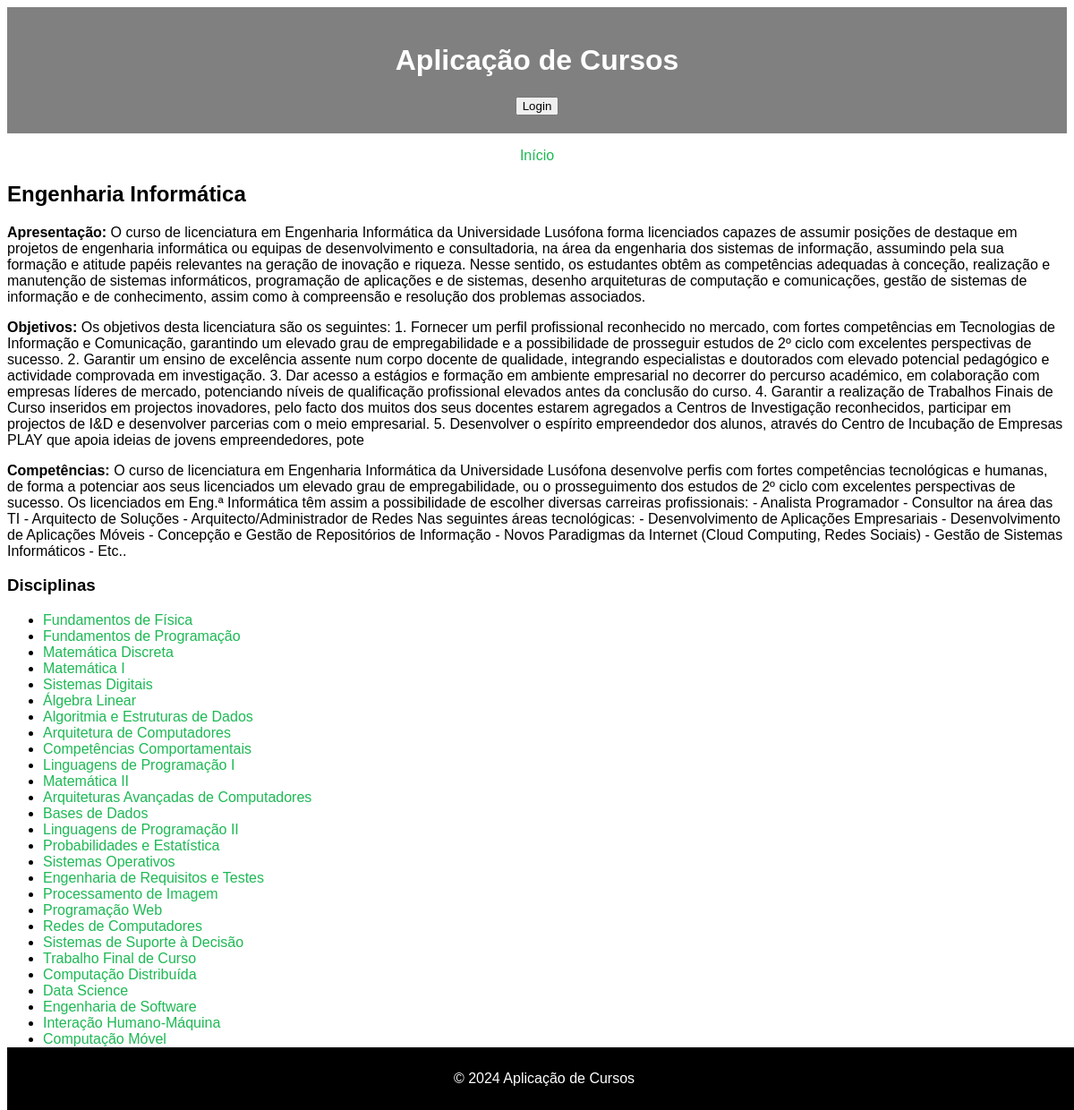
Page /appCursos/cursos/1/ on the committed database.
### appCursos/models.py (models this page shows, shortened)
class Curso(models.Model):
    nome = models.CharField(max_length=100)
    apresentacao = models.TextField()
    objetivos = models.TextField()
    competencias = models.TextField()

class Disciplina(models.Model):
    nome = models.CharField(max_length=255)
    ano = models.IntegerField()
    semestre = models.CharField(max_length=20)
    ects = models.IntegerField()
    curricular = models.CharField(max_length=20)
    area_cientifica = models.ForeignKey(AreaCientifica, on_delete=models.CASCADE)
    curso = models.ForeignKey(Curso, on_delete=models.CASCADE)

### appCursos/views.py (the view)
# urls.py: path('cursos/<int:curso_id>/', views.curso_view, name='curso_detalhes'),
def curso_view(request, curso_id):
    curso = get_object_or_404(Curso, id=curso_id)
    disciplinas = curso.disciplina_set.all()
    context = {'curso': curso, 'disciplinas': disciplinas}
    return render(request, "appCursos/curso.html", context)

### appCursos/templates/appCursos/curso.html (shortened to what this page needs)
{% extends "appCursos/layout.html" %}
{% block content %}
<h2>{{ curso.nome }}</h2>
<p><strong>Apresentação:</strong> {{ curso.apresentacao }}</p>
<p><strong>Objetivos:</strong> {{ curso.objetivos }}</p>
<p><strong>Competências:</strong> {{ curso.competencias }}</p>
<h3>Disciplinas</h3>
<ul>
    {% for disciplina in disciplinas %}
        <li>
            <a href="{% url 'appCursos:disciplina_detalhes' disciplina.id %}">{{ disciplina.nome }}</a>
        </li>
    {% endfor %}
</ul>
{% endblock %}

### appCursos/templates/appCursos/layout.html (shortened to what this page needs)
<!DOCTYPE html>
<html lang="en">
<head>
</head>
<body>
    <header>
        <h1>Aplicação de Cursos</h1>
        {% if request.user.is_authenticated %}
    <a href="{% url 'appCursos:novo_curso' %}"><button>Novo Curso</button></a>
    <p>Username: {{ request.user.username }}</p>
    <a href="{% url 'appCursos:logout' %}"><button>Logout</button></a>
{% else %}
    <a href="{% url 'appCursos:login' %}"><button>Login</button></a>
{% endif %}
    </header>
    <nav>
        <ul>
            <li><a href="{% url 'appCursos:lista_cursos' %}">Início</a></li>
        </ul>
    </nav>
    <main>
        {% block content %}{% endblock %}
    </main>
    <footer>
        <p>&copy; 2024 Aplicação de Cursos</p>
    </footer>
</body>
</html>

### appCursos/templates/appCursos/layout.html (style rules this page uses)
body { background-color: white; color: black; font-family: Arial, sans-serif; }
header { background-color: gray; color: white; text-align: center; padding: 20px 0; }
a { color: #1DB954; text-decoration: none; }
nav ul { list-style-type: none; padding: 0; text-align: center; }
nav ul li { display: inline; margin: 0 10px; }
footer { background-color: black; color: white; text-align: center; padding: 10px 0; position: fixed; width: 100%; bottom: 0; }

### rows in the picture
Curso: nome "Engenharia Informática", apresentacao "O curso de licenciatura em Engenharia Informática da Universidade Lusófona forma licenciados capazes de assumir posições de destaque em projetos de engenharia informática ou equipas de desenvolvimento e consultadoria, na área da engenharia dos sistemas de informação, assumindo pela sua formação e atitude papéis relevantes na geração de inovação e riqueza. Nesse sentido, os estudantes obtêm as competências adequadas à conceção, realização e manutenção de sistemas informáticos, programação de aplicações e de sistemas, desenho arquiteturas de computação e comunicações, gestão de sistemas de informação e de conhecimento, assim como à compreensão e resolução dos problemas associados.", objetivos "Os objetivos desta licenciatura são os seguintes: 1. Fornecer um perfil profissional reconhecido no mercado, com fortes competências em Tecnologias de Informação e Comunicação, garantindo um elevado grau de empregabilidade e a possibilidade de prosseguir estudos de 2º ciclo com excelentes perspectivas de sucesso. 2. Garantir um ensino de excelência assente num corpo docente de qualidade, integrando especialistas e doutorados com elevado potencial pedagógico e actividade comprovada em investigação. 3. Dar acesso a estágios e formação em ambiente empresarial no decorrer do percurso académico, em colaboração com empresas líderes de mercado, potenciando níveis de qualificação profissional…", competencias "O curso de licenciatura em Engenharia Informática da Universidade Lusófona desenvolve perfis com fortes competências tecnológicas e humanas, de forma a potenciar aos seus licenciados um elevado grau de empregabilidade, ou o prosseguimento dos estudos de 2º ciclo com excelentes perspectivas de sucesso. Os licenciados em Eng.ª Informática têm assim a possibilidade de escolher diversas carreiras profissionais: - Analista Programador - Consultor na área das TI - Arquitecto de Soluções - Arquitecto/Administrador de Redes Nas seguintes áreas tecnológicas: - Desenvolvimento de Aplicações Empresariais - Desenvolvimento de Aplicações Móveis - Concepção e Gestão de Repositórios de Informação - Novos…"
Disciplina: nome "Fundamentos de Física"
Disciplina: nome "Fundamentos de Programação"
Disciplina: nome "Matemática Discreta"
Disciplina: nome "Matemática I"
Disciplina: nome "Sistemas Digitais"
Disciplina: nome "Álgebra Linear"
Disciplina: nome "Algoritmia e Estruturas de Dados"
Disciplina: nome "Arquitetura de Computadores"
Disciplina: nome "Competências Comportamentais"
Disciplina: nome "Linguagens de Programação I"
Disciplina: nome "Matemática II"
Disciplina: nome "Arquiteturas Avançadas de Computadores"
Disciplina: nome "Bases de Dados"
Disciplina: nome "Linguagens de Programação II"
Disciplina: nome "Probabilidades e Estatística"
Disciplina: nome "Sistemas Operativos"
Disciplina: nome "Engenharia de Requisitos e Testes"
Disciplina: nome "Processamento de Imagem"
Disciplina: nome "Programação Web"
Disciplina: nome "Redes de Computadores"
Disciplina: nome "Sistemas de Suporte à Decisão"
Disciplina: nome "Trabalho Final de Curso"
Disciplina: nome "Computação Distribuída"
Disciplina: nome "Data Science"
Disciplina: nome "Engenharia de Software"
Disciplina: nome "Interação Humano-Máquina"
Disciplina: nome "Computação Móvel"
